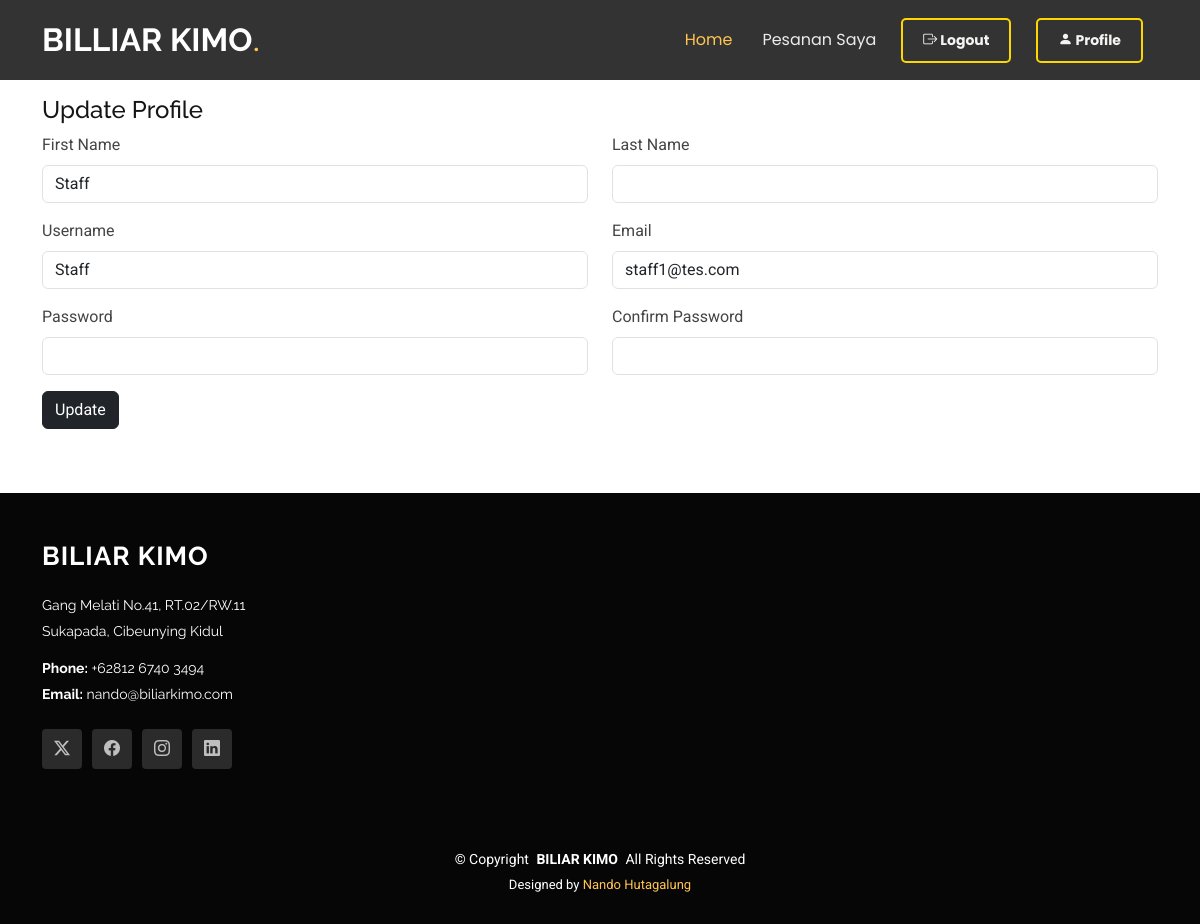
The app's page /frontend/profileuser/3 (signed in) with its own data.
### users/models.py (models this page shows, shortened)
class User(AbstractUser):
    ROLES = [
        ('admin', 'Admin'),
        ('staff', 'Staff'),
        ('member', 'Member'),
    ]
    email = models.EmailField(unique=True)
    role = models.CharField(max_length=20, choices=ROLES, default='viewer')

### frontend/views.py (the view)
# urls.py: path('frontend/profileuser/<int:id>', views.profile_update, name='profileuser'),
@login_required
def profile_update(request, id):
    user = get_object_or_404(User, id=id)
    if request.user.id != user.id:
        raise Http404("Anda tidak memiliki izin untuk mengakses halaman ini.")
    if request.method == 'POST':
        form = UserUpdateForm(request.POST, instance=user)
        if form.is_valid():
            form.save()
            messages.success(request, "Profil Anda telah diperbarui.")
            return redirect('profile_update', id=user.id)
        else:
            messages.error(request, "Harap perbaiki kesalahan di bawah ini.")
    else:
        form = UserUpdateForm(instance=user)
    return render(request, 'frontend/profile_update.html', {'form': form, 'user': user})

### users/forms.py (shortened to what this page needs)
class UserUpdateForm(forms.ModelForm):
    password = forms.CharField(
        max_length=128,
        required=False,  # Tidak wajib untuk diisi
        widget=forms.PasswordInput,
        help_text="Kosongkan jika tidak ingin mengubah password.",
    )
    class Meta:
        model = User
        fields = ['username', 'first_name', 'last_name', 'email', 'role', 'password']

### frontend/templates/frontend/profile_update.html (shortened to what this page needs)
{% extends 'frontend/template_pesanan.html' %}
{% block content %}
<div class="container py-5">
    <h4>Update Profile</h4>
        <form method="post">
            <div class="row">
                <div class="col-md-6 mb-3">
                    <label for="id_first_name" class="form-label">First Name</label>
                    <input type="text" name="first_name" id="id_first_name" class="form-control" value="{{ form.first_name.value }}" required>
                </div>
                <div class="col-md-6 mb-3">
                    <label for="id_last_name" class="form-label">Last Name</label>
                    <input type="text" name="last_name" id="id_last_name" class="form-control" value="{{ form.last_name.value }}" required>
                </div>
            </div>
            <div class="row">
                <div class="col-md-6 mb-3">
                    <label for="id_username" class="form-label">Username</label>
                    <input type="text" name="username" id="id_username" class="form-control" value="{{ form.username.value }}" required>
                </div>
                <div class="col-md-6 mb-3">
                    <label for="id_email" class="form-label">Email</label>
                    <input type="email" name="email" id="id_email" class="form-control" value="{{ form.email.value }}" required>
                </div>
            </div>
            <div class="row">
                <div class="col-md-6 mb-3">
                    <label for="id_password1" class="form-label">Password</label>
                    <input type="password" name="password1" id="id_password1" class="form-control">
                </div>
                <div class="col-md-6 mb-3">
                    <label for="id_password2" class="form-label">Confirm Password</label>
                    <input type="password" name="password2" id="id_password2" class="form-control">
                </div>
            </div>
            <div class="mb-3">
                <button type="submit" class="btn btn-dark">Update</button>
            </div>
        </form>
    </div>
{% endblock %}

### projekan_akhir/static/css/main.css (style rules this page uses)
:root { --default-font: "Roboto", system-ui, -apple-system, "Segoe UI", Roboto, "Helvetica Neue", Arial, "Noto Sans", "Liberation Sans", sans-serif, "Apple Color Emoji", "Segoe UI Emoji", "Segoe UI Symbol", "Noto Color Emoji"; --heading-font: "Raleway", sans-serif; --nav-font: "Poppins", sans-serif; }
:root { --background-color: #ffffff; --default-color: #444444; --heading-color: #151515; --accent-color: #ffc451; --surface-color: #ffffff; --contrast-color: #312f2f; }
:root { --nav-color: rgba(255, 255, 255, 0.905); --nav-hover-color: #ffc451; --nav-mobile-background-color: #ffffff; --nav-dropdown-background-color: #ffffff; --nav-dropdown-color: #212529; --nav-dropdown-hover-color: #ffc451; }
:root { scroll-behavior: smooth; }
body { color: var(--default-color); background-color: var(--background-color); font-family: var(--default-font); }
h1, h2, h3, h4, h5, h6 { color: var(--heading-color); font-family: var(--heading-font); }

### records on screen
User: first_name "Staff", username "Staff", email "staff1@tes.com"
